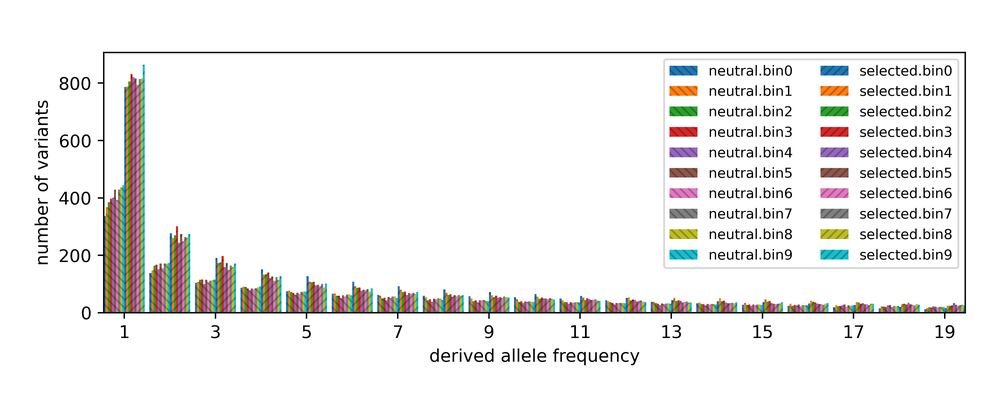
#> input picture data/sfs.rho.png, 1000 x 400 px, shrunk from 4000 x 1600 before the run, found by its file name
$ python combine_plots_recombination.py
#> lines starting #> are read from the running program, lines starting #| are printed output that depends on the picture
"""
Combine plots of SFS stratified by rho and rho histogram.
"""
import matplotlib.image as mpimg
import matplotlib.pyplot as plt

fig, axs = plt.subplots(2, 1, gridspec_kw={'height_ratios': [1.1, 1]})  # 2 rows, 1 column

img1 = mpimg.imread('sfs.rho.png')
#> img1 is the input picture: shape (400, 1000, 4) float32; mean R, G, B, A 0.939, 0.936, 0.933, 1
img2 = mpimg.imread('rho.hist.png')
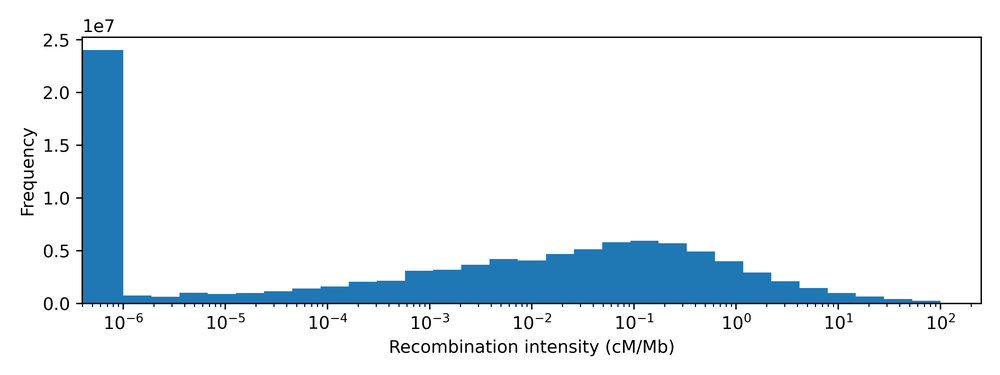
#> input picture data/rho.hist.png, 1000 x 375 px, shrunk from 4000 x 1500 before the run, found by its file name
#> img2 is the input picture: shape (375, 1000, 4) float32; mean R, G, B, A 0.906, 0.936, 0.957, 1

axs[0].imshow(img1)
axs[0].axis('off')

axs[1].imshow(img2)
axs[1].axis('off')

fig.text(0.06, 0.96, 'A', fontsize=16, fontweight='bold')
fig.text(0.06, 0.48, 'B', fontsize=16, fontweight='bold')

plt.tight_layout(pad=0)
plt.savefig('sfs.hist.rho.png', dpi=500)
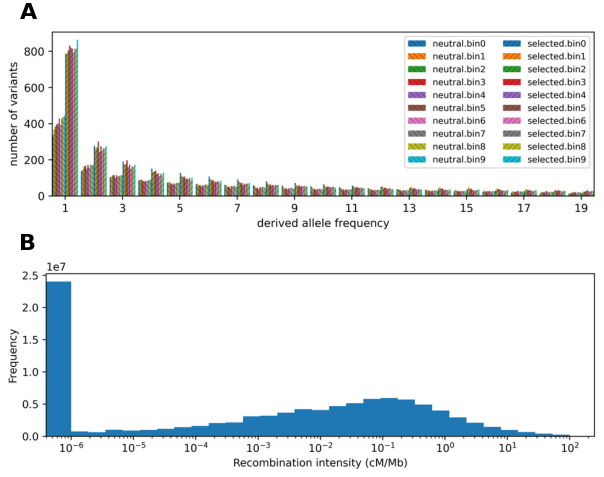
#> figure drawn by matplotlib, 2 panels

plt.show()
